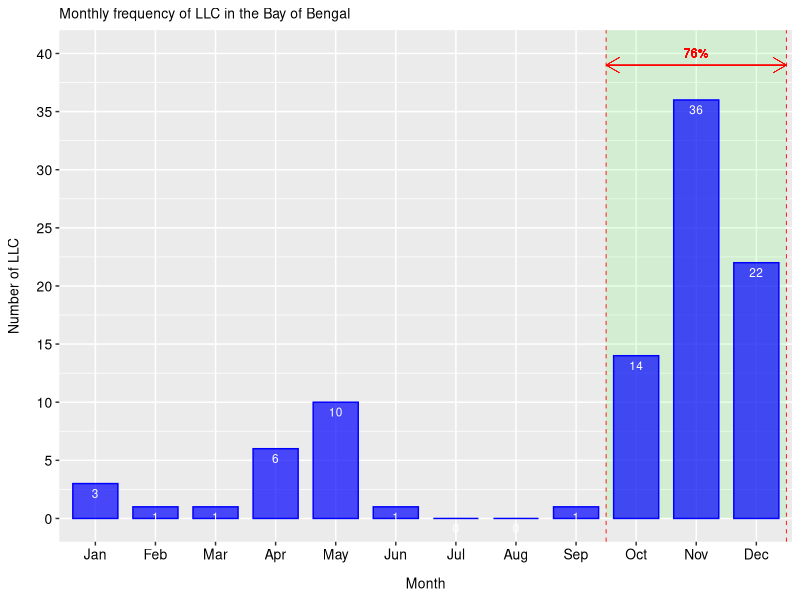
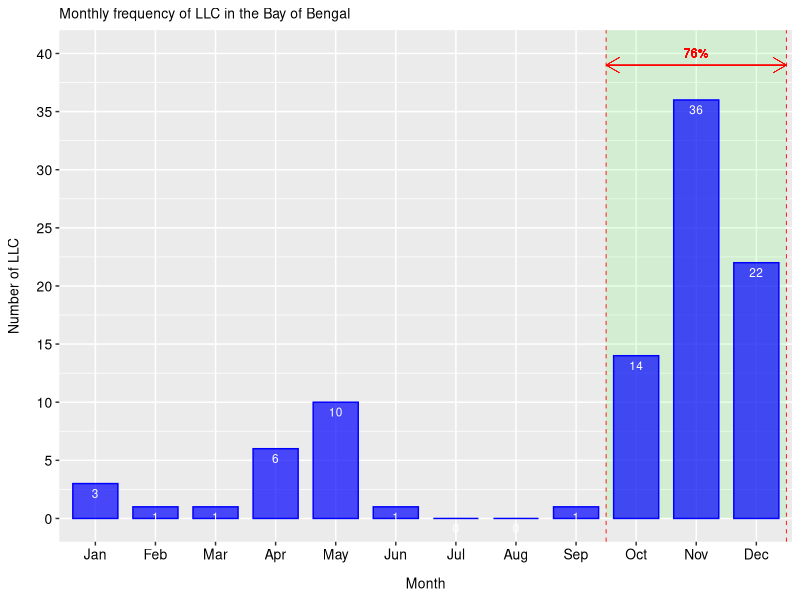

Recreate these plots in R, in order.
#Shinto Roose, Cochin University of Science and Technology
library(ncdf4)
library(ggplot2) # package for plotting
library(RColorBrewer)
library(scales)
library("ggpubr")
library(grid)

# ================================================================================
setwd(dirname(rstudioapi::getActiveDocumentContext()$path)) #Set working Directory
getwd()
# ================================================================================ 
LLC_clim<-c(3,1,1,6,10,1,0,0,1,14,36,22) #1951-2010  83E-95E,5N-11N
round((sum(LLC_clim[10:12])/sum(LLC_clim))*100) # OND %
    
(sum(LLC_clim[10:12])/sum(LLC_clim))*100


LLC<-data.frame(Month=c("Jan","Feb","Mar","Apr","May","Jun","Jul","Aug","Sep", "Oct","Nov","Dec"), LLC_clim)

#------------------------------------------------------------ 
rect1 <- data.frame (xmin=9.5, xmax=12.5, ymin=0, ymax=Inf)
p1<-ggplot(data=LLC, aes(x=Month, y=LLC_clim)) +
  geom_rect(data=rect1, aes(xmin=xmin, xmax=xmax, ymin=ymin, ymax=ymax), fill="green", alpha=0.1, inherit.aes = FALSE) +
  geom_bar(stat="identity", position=position_dodge(width=0.0), width =1.5*0.5, color = "blue",fill = "blue",alpha = 0.7)+
  geom_text(aes(label=LLC_clim), vjust=1.6, color="white",
            position = position_dodge(0.5), size=3)+
  geom_vline(xintercept = 9.5, linetype="dashed", color = "red", size=.3)+
  geom_vline(xintercept = 12.5, linetype="dashed", color = "red", size=.3)+
  geom_text(x=11, y=40.05, label="76%", color="red",family="Helvetica", size=3, angle=0)+
  
  geom_segment(aes(x = 9.5, y = 39, xend = 12.5, yend = 39, colour = "segment"), lineend = "round", linejoin = "round", color="red", size=.1, arrow = arrow(length = unit(0.03, "npc"))) +
  geom_segment(aes(x = 12.5, y = 39, xend = 9.5, yend = 39, colour = "segment"), lineend = "round", linejoin = "round", color="red", size=.1, arrow = arrow(length = unit(0.03, "npc"))) +
  #geom_hline(intercept=20)+
  #scale_fill_brewer(palette="Paired")+
  #scale_fill_manual(values = c("yellow", "orange","red")) +
  scale_x_discrete(name = "Month",limits=c("Jan","Feb","Mar","Apr","May","Jun","Jul","Aug","Sep", "Oct","Nov","Dec"))+
  # limit the vertical space to 1 to 50, but keep the data
  coord_cartesian(ylim = c(0, 40)) +
  scale_y_continuous(name = "Number of LLC", breaks = seq(0,40,5), limits = c(0,40))+
  ggtitle("Monthly frequency of LLC in the Bay of Bengal") +
  theme_gray() +
  #theme_economist() +
  theme(axis.title.y = element_text(margin = margin(t = 0, r = 10, b = 0, l = 0)
                                    ,family="Helvetica"
                                    ,size=10
                                    #,face="bold"
                                    ,color="black"),
        axis.title.x = element_text(margin = margin(t = 10, r = 0, b = 0, l = 0)
                                    ,family="Helvetica"
                                    ,size=10
                                    #,face="bold"
                                    ,color="black"),
        #panel.grid.minor = element_blank(),
        #panel.grid.major = element_blank(),
        plot.title = element_text(color="black", 
                                  #       face="bold"
                                  #       family="Comic Sans MS",
                                  #       family="CM Roman",
                                  family="Helvetica",
                                  #       family="Sans",
                                  #       family="Serif",
                                  size=10, angle=0),
        axis.text.x = element_text(color="black",family="Helvetica", 
                                   size=10, angle=0),
        axis.text.y = element_text(#face="bold",
                                    color="black",family="Helvetica", 
                                   size=10, angle=0)
  )

#theme_minimal()

p1
#ggsave("LLC_CLIM_BOB_1951_2010.png", width = 20, height = 15, units = "cm", dpi = 300)
 


ggsave(p1, file="FigureS5.eps", device=cairo_ps, width = 130, height = 88, units = "mm", dpi = 1600,family="Helvetica")
